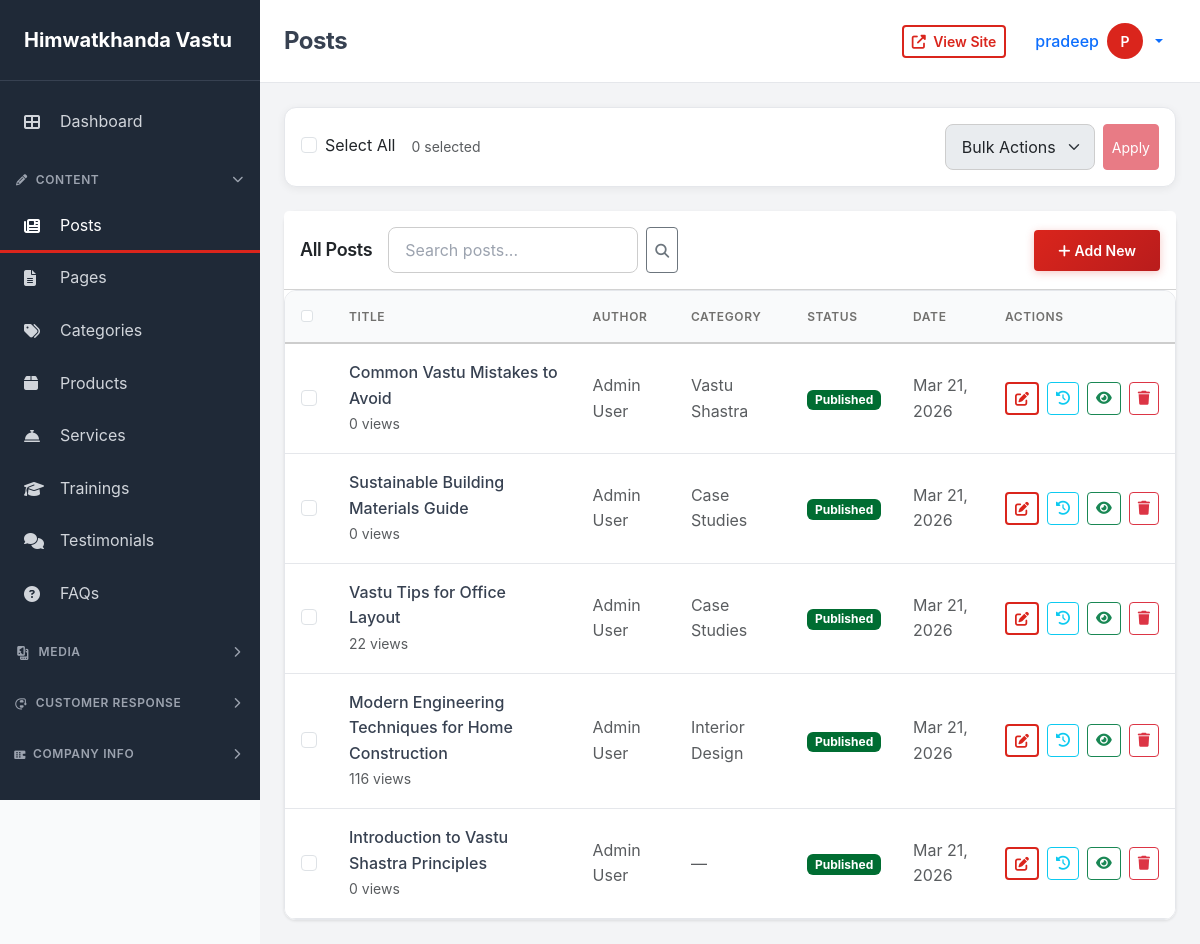
/dashboard/posts/ (signed in), run on an earlier commit of the app's database.
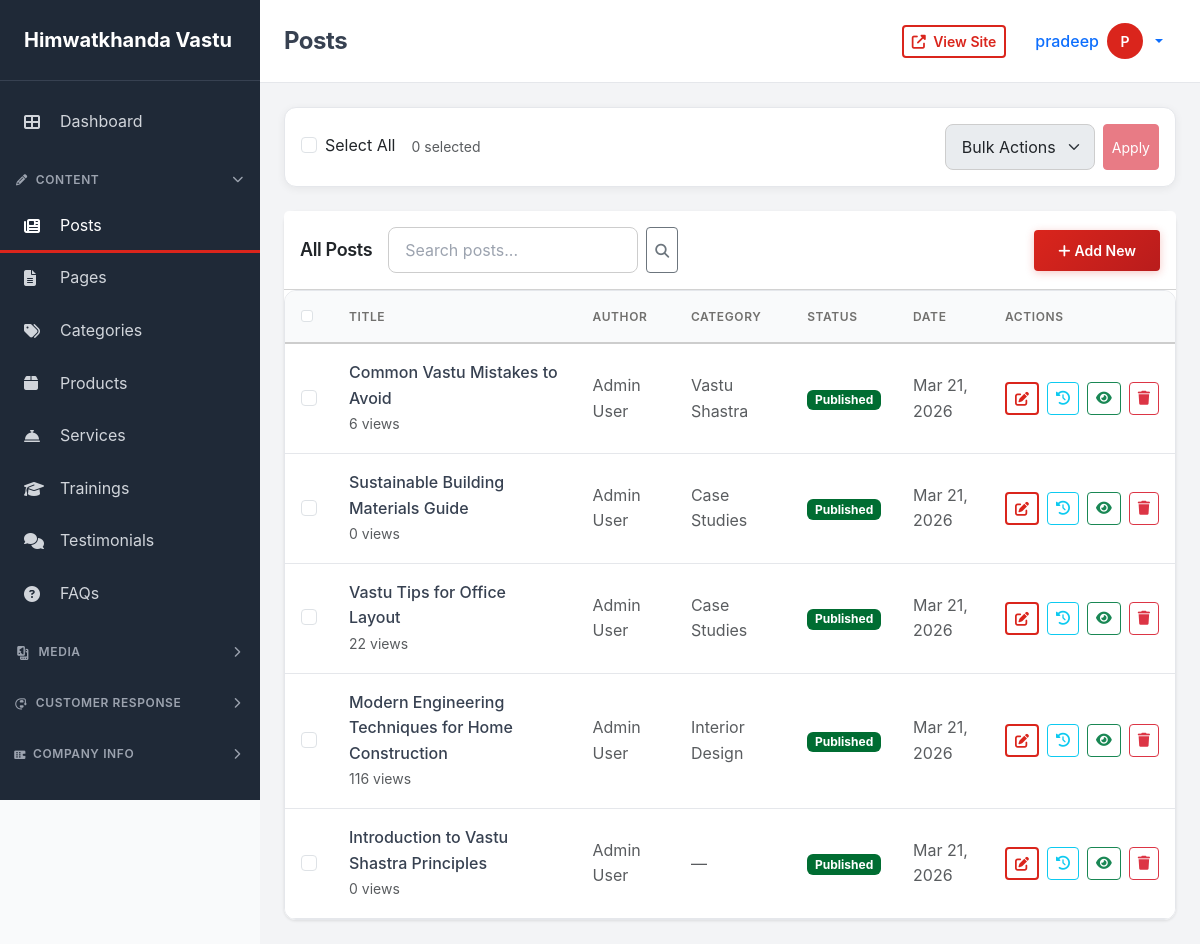
And on a later commit of the database.
### dashboard/models.py (models this page shows, shortened)
class TimestampModel(models.Model):
    created_at = models.DateTimeField(auto_now_add=True)
    updated_at = models.DateTimeField(auto_now=True)
    class Meta:
        abstract = True

class Post(TimestampModel):
    STATUS_CHOICES = [
        ('draft', 'Draft'),
        ('published', 'Published'),
        ('archived', 'Archived'),
    ]
    title = models.CharField(max_length=255)
    slug = models.SlugField(unique=True)
    content = models.TextField()
    excerpt = models.TextField(blank=True)
    featured_image = models.ImageField(upload_to='posts/', null=True, blank=True)
    keywords = models.CharField(max_length=255, blank=True)
    custom_fields = models.JSONField(null=True, blank=True)
    author = models.ForeignKey(User, on_delete=models.CASCADE, related_name='posts')
    category = models.ForeignKey(Category, on_delete=models.SET_NULL, null=True, blank=True, related_name='posts')
    tags = models.ManyToManyField(Tag, blank=True, related_name='posts')
    status = models.CharField(max_length=20, choices=STATUS_CHOICES, default='draft')
    view_count = models.PositiveIntegerField(default=0)
    allow_comments = models.BooleanField(default=True)
    published_at = models.DateTimeField(null=True, blank=True)
    template_name = models.CharField(max_length=255, blank=True, help_text="Custom template path (e.g., 'cms/posts/services-post.html'). Leave empty for auto-detection.")
    class Meta:
        ordering = ['-published_at', '-created_at']

class Category(TimestampModel):
    STATUS_CHOICES = [
        ('active', 'Active'),
        ('inactive', 'Inactive'),
    ]
    CONTENT_TYPE_CHOICES = [
        ('posts', 'Posts'),
        ('pages', 'Pages'),
        ('products', 'Products'),
        ('services', 'Services'),
        ('trainings', 'Trainings'),
    ]
    name = models.CharField(max_length=255)
    slug = models.SlugField(unique=True)
    description = models.TextField(blank=True)
    parent = models.ForeignKey('self', on_delete=models.CASCADE, null=True, blank=True, related_name='children')
    image = models.ImageField(upload_to='categories/', null=True, blank=True)
    sort_order = models.IntegerField(default=0)
    status = models.CharField(max_length=20, choices=STATUS_CHOICES, default='active')
    template_name = models.CharField(max_length=255, blank=True, help_text="Custom template path (e.g., 'cms/categories/services-category.html'). Leave empty for auto-detection.")
    applies_to = models.ManyToManyField(
        ContentType,
        blank=True,
        related_name='categories',
        help_text="Select which content types this category applies to",
        limit_choices_to={'model__in': ['post', 'page', 'product', 'service', 'training']}
    )
    class Meta:
        verbose_name_plural = 'Categories'
        ordering = ['sort_order', 'name']
    def __str__(self):
        return self.name

### accounts/models.py (models this page shows, shortened)
class User(AbstractUser):
    ROLE_CHOICES = [
        ('user', 'User'),
        ('admin', 'Admin'),
    ]
    STATUS_CHOICES = [
        ('active', 'Active'),
        ('inactive', 'Inactive'),
        ('banned', 'Banned'),
    ]
    email = models.EmailField(unique=True)
    avatar = models.ImageField(upload_to='avatars/', null=True, blank=True)
    phone = models.CharField(max_length=50, blank=True)
    bio = models.TextField(blank=True)
    role = models.CharField(max_length=20, choices=ROLE_CHOICES, default='user')
    status = models.CharField(max_length=20, choices=STATUS_CHOICES, default='active')
    email_verified = models.BooleanField(default=False)
    email_verified_at = models.DateTimeField(null=True, blank=True)
    last_login_at = models.DateTimeField(null=True, blank=True)
    created_at = models.DateTimeField(auto_now_add=True)
    updated_at = models.DateTimeField(auto_now=True)
    class Meta:
        ordering = ['-created_at']
    @property
    def name(self):
        return f"{self.first_name} {self.last_name}".strip() or self.username
    @property
    def is_admin(self):
        return self.role == 'admin' or self.is_superuser

### dashboard/views.py (the view)
# urls.py: path('posts/', views.PostListView.as_view(), name='post_list'),
class PostListView(BaseListView):
    model = Post
    template_name = 'dashboard/post_list.html'
    context_object_name = 'posts'
    def get_queryset(self):
        return Post.objects.select_related('category', 'author').order_by('-created_at')

### dashboard/menu_views.py (called while the page is built)
    def process_request(self, request):
        if request.method == 'POST':
            content_type = request.content_type
            if content_type and 'application/json' in content_type:
                try:
                    data = json.loads(request.body)
                    csrf_token = data.get('csrfmiddlewaretoken')
                    if csrf_token:
                        request.META['HTTP_X_CSRFTOKEN'] = csrf_token
                except (json.JSONDecodeError, AttributeError):
                    pass

### dashboard/models.py (called while the page is built)
    @classmethod
    def get_instance(cls):
        instance, created = cls.objects.get_or_create(pk=1, defaults={'name': 'CEO Name'})
        return instance

    @classmethod
    def get_instance(cls):
        instance, created = cls.objects.get_or_create(pk=1)
        return instance

### dashboard/views.py (called while the page is built)
    def test_func(self):
        return self.request.user.is_admin

    def get_context_data(self, **kwargs):
        context = super().get_context_data(**kwargs)
        context['search_query'] = self.request.GET.get('search', '')
        return context

### templates/dashboard/post_list.html (shortened to what the changed rows need)
{% extends 'dashboard/base.html' %}
{% block page_title %}Posts{% endblock %}
{% block dashboard_content %}
<div class="card dashboard-card">
    <div class="table-responsive">
        <table class="table table-hover mb-0 align-middle">
            <thead>
                <tr>
                    <th class="w-12" style="width: 40px;">
                        <input type="checkbox" class="form-check-input" aria-label="Select all" onclick="toggleAll(this)">
                    </th>
                    <th>Title</th>
                    <th>Author</th>
                    <th>Category</th>
                    <th>Status</th>
                    <th>Date</th>
                    <th>Actions</th>
                </tr>
            </thead>
            <tbody>
                {% for post in posts %}
                <tr>
                    <td>
                        <input type="checkbox" class="form-check-input item-checkbox" value="{{ post.pk }}">
                    </td>
                    <td>
                        <div class="d-flex align-items-center">
                            <div>
                                <div class="fw-medium">{{ post.title }}</div>
                                <small class="text-muted">{{ post.view_count }} views</small>
                            </div>
                        </div>
                    </td>
                    <td class="text-muted">{{ post.author.name }}</td>
                    <td class="text-muted">{{ post.category|default:"—" }}</td>
                    <td>
                        <span class="badge {% if post.status == 'published' %}bg-success{% elif post.status == 'draft' %}bg-warning text-dark{% else %}bg-secondary{% endif %}">
                            {{ post.get_status_display }}
                        </span>
                    </td>
                    <td class="text-muted">{{ post.created_at|date:"M d, Y" }}</td>
                    <td>
                        <div class="d-flex gap-2">
                            <a href="{% url 'dashboard:post_edit' post.pk %}" class="btn btn-sm btn-outline-primary" title="Edit">
                                <i class="fas fa-edit"></i>
                            </a>
                            <a href="{% url 'dashboard:post_revisions' post.pk %}" class="btn btn-sm btn-outline-info" title="Revisions">
                                <i class="fas fa-history"></i>
                            </a>
                            <a href="{% url 'pages:post_detail' post.slug %}" target="_blank" class="btn btn-sm btn-outline-success" title="View">
                                <i class="fas fa-eye"></i>
                            </a>
                            <a href="{% url 'dashboard:post_delete' post.pk %}" class="btn btn-sm btn-outline-danger" title="Delete" onclick="return confirm('Are you sure?')">
                                <i class="fas fa-trash"></i>
                            </a>
                        </div>
                    </td>
                </tr>
                {% empty %}
                <tr>
                    <td colspan="7" class="text-center text-muted py-4">No posts found.</td>
                </tr>
                {% endfor %}
            </tbody>
        </table>
    </div>
</div>
{% endblock %}

What changed in the data, as far as the page shows it:
changed Post "Common Vastu Mistakes to Avoid": view_count "0" → "6"
